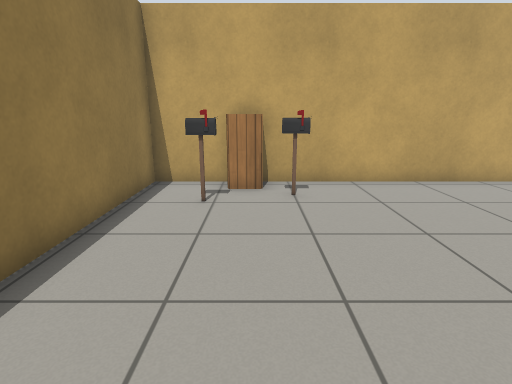
view 1 (above)

24 first-person views from a walk through a world built for the Gazebo simulator. The camera is 1 m above the floor, tilts 14° down and sees 80° across. The lines on the ground mark 1 m squares. The floor is counted in squares, 0.5 m on a side. Each view is taken from the middle of a square. On the plan, view 1 faces up. The plan holds only what a view shows up to about 17 squares ahead; the rest is blank. Gazebo's built-in surfaces are drawn with simple patterns. Simple shapes stand in for some stock models.

view 2
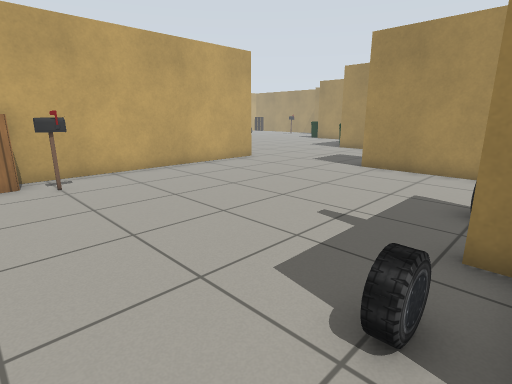

view 3
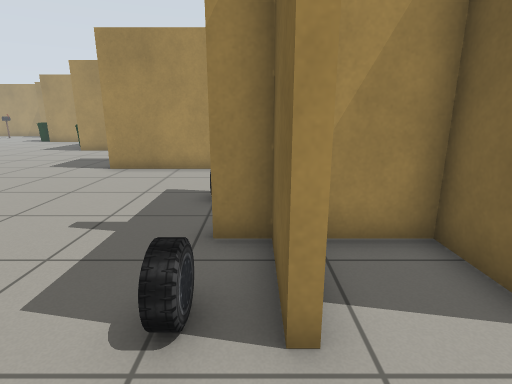

view 4
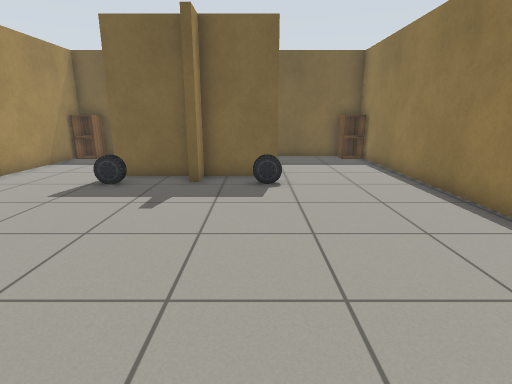

view 5
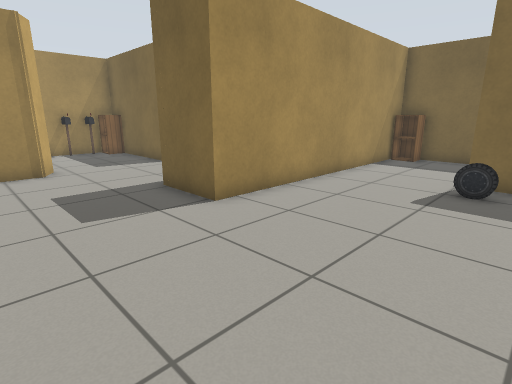

view 6
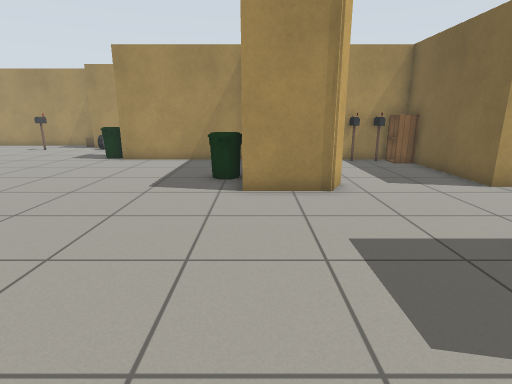

view 7
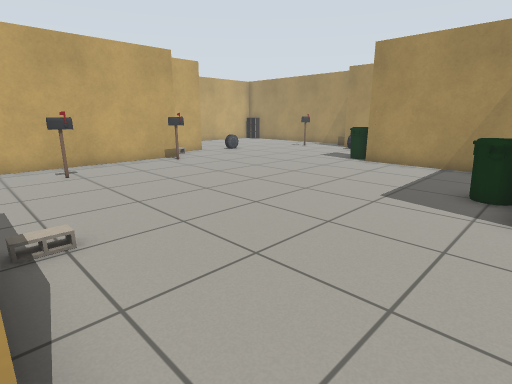

view 8
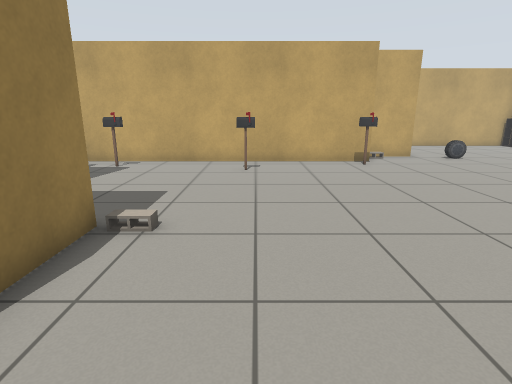

view 9
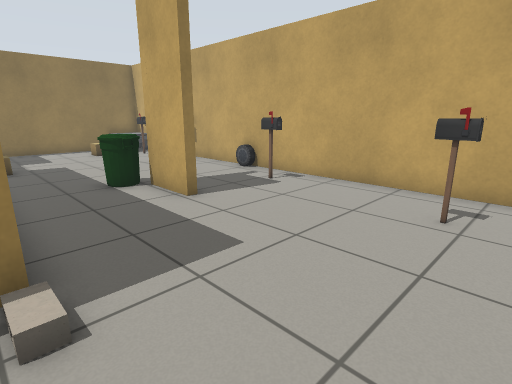

view 10
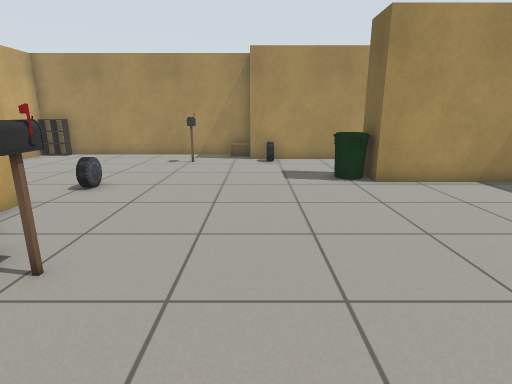

view 11
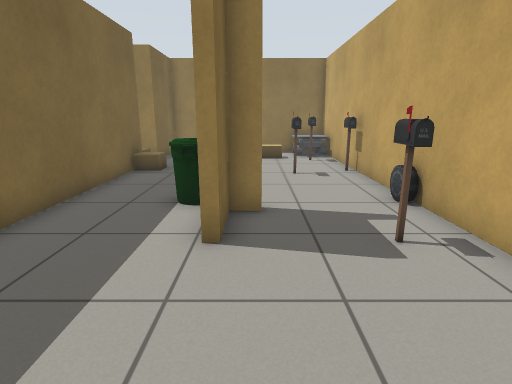

view 12
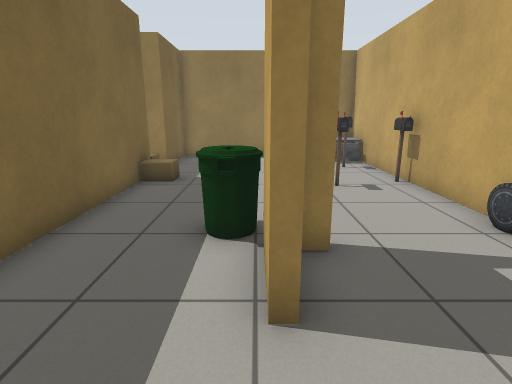

view 13
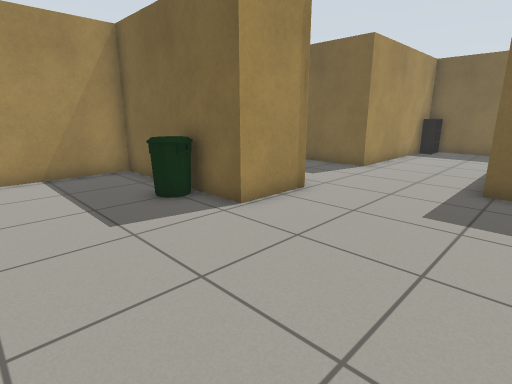

view 14
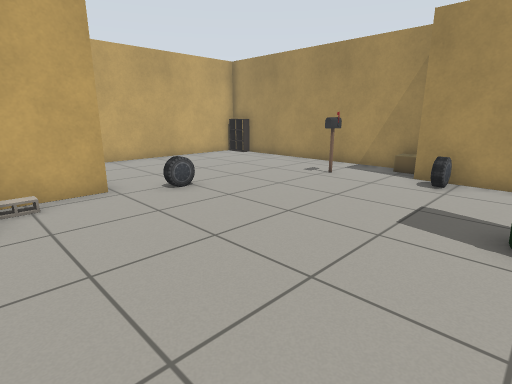

view 15
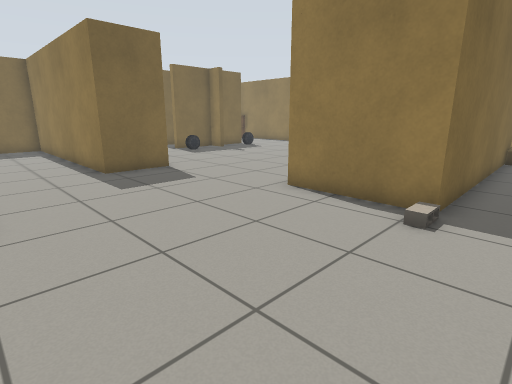

view 16
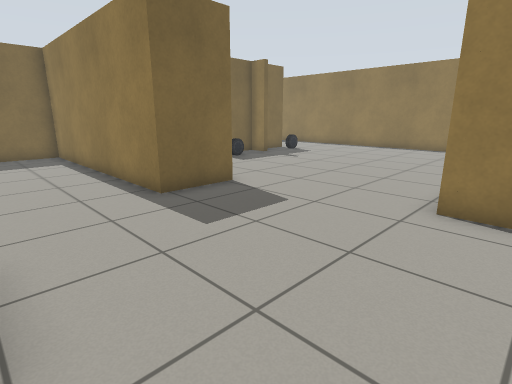

view 17
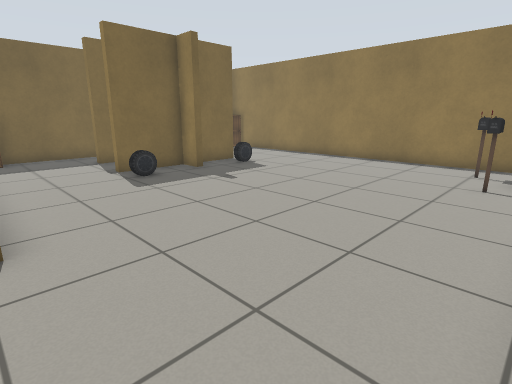

view 18
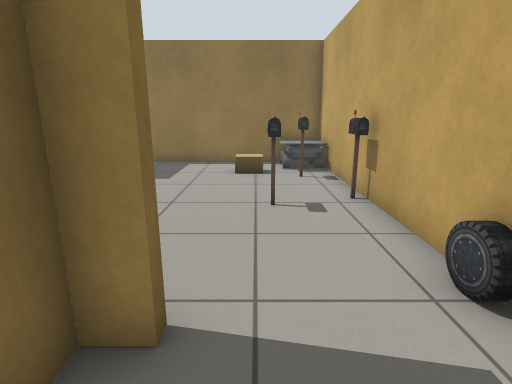

view 19
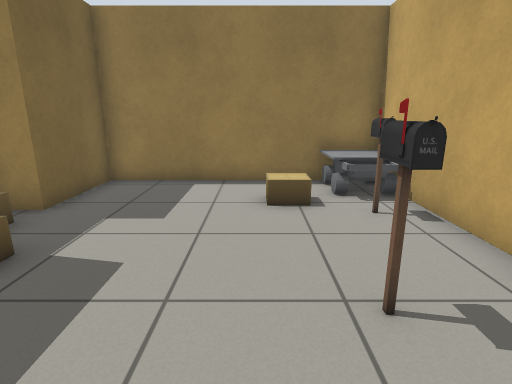

view 20
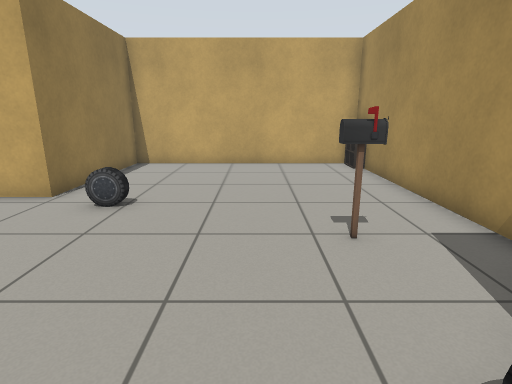

view 21
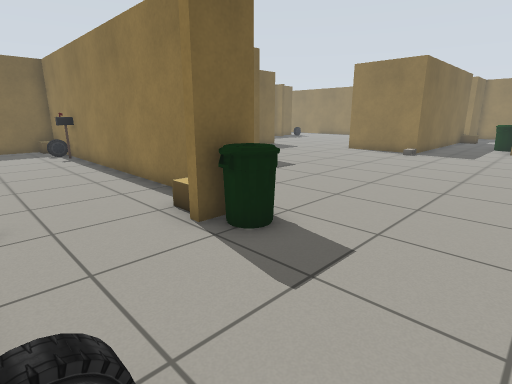

view 22
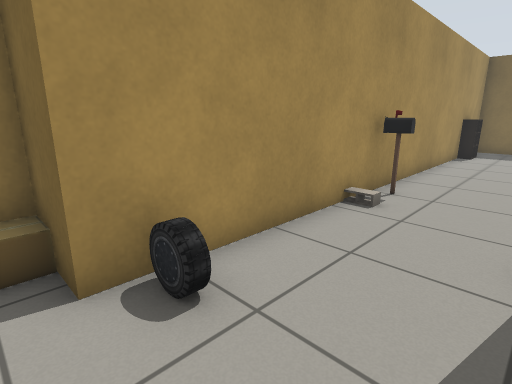

view 23
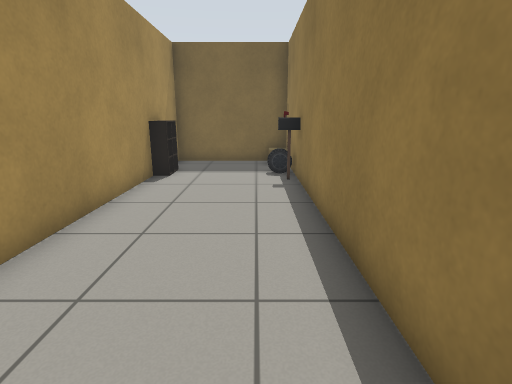

view 24
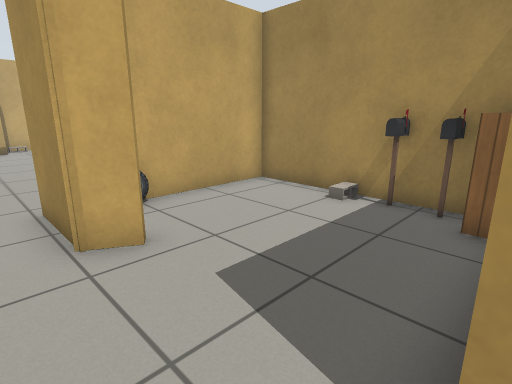

### Floor plan
Ten units are one square. View 1 is at (0, 0); x grows to the right and y downward. Boxes are objects, and circles mark ways between rooms. Rooms are numbered by the first view taken in them; rooms with no view inside come last. Other rooms are left out.
<svg viewBox="-61 -297 371 367">
<path fill="none" stroke="#000" d="M41 12 41 23 69 23M12 23 38 23 38 12M21 50 38 50 38 31M59 50 65 50M-14 -94 -32 -94 -32 55M107 45 107 -37M100 -94 4 -94M182 -218 -56 -218 -56 -134 -24 -134 -24 -125M57 -183 57 -174 74 -174 74 -171 55 -171M180 -54 171 -59 171 -84 233 -84 233 -143 248 -143M107 -37 132 -37 132 65 176 65 176 -12M285 -146 285 -183 302 -183 302 -289M-5 -134 100 -134 100 -94M302 -292 208 -292 208 -235 182 -235M298 -278 298 -290M169 52 175 52M236 -6 236 19 285 19 285 -146M236 -121 236 -25M248 -143 248 -139M280 -4 280 -17 286 -17M233 -44 233 -81 194 -81M176 -12 233 -12"/>
<rect x="-25" y="-75" width="20" height="10" fill="#bbb"><title>postbox</title></rect>
<rect x="-15" y="-95" width="20" height="20" fill="#bbb"><title>cabinet</title></rect>
<rect x="5" y="5" width="20" height="10" fill="#bbb"><title>car</title></rect>
<rect x="5" y="-85" width="10" height="10" fill="#bbb"><title>postbox</title></rect>
<rect x="55" y="5" width="20" height="10" fill="#bbb"><title>car</title></rect>
<rect x="-55" y="-215" width="30" height="20" fill="#bbb"><title>other object</title></rect>
<rect x="-45" y="-195" width="20" height="20" fill="#bbb"><title>cardboard box</title></rect>
<rect x="-25" y="-215" width="10" height="20" fill="#bbb"><title>postbox</title></rect>
<rect x="-15" y="-135" width="10" height="10" fill="#bbb"><title>cardboard box</title></rect>
<rect x="-5" y="-145" width="20" height="10" fill="#bbb"><title>cardboard box</title></rect>
<rect x="5" y="-205" width="10" height="20" fill="#bbb"><title>postbox</title></rect>
<rect x="5" y="-215" width="10" height="10" fill="#bbb"><title>postbox</title></rect>
<rect x="35" y="-175" width="20" height="20" fill="#bbb"><title>bin</title></rect>
<rect x="45" y="-225" width="10" height="20" fill="#bbb"><title>car</title></rect>
<rect x="65" y="-205" width="10" height="10" fill="#bbb"><title>postbox</title></rect>
<rect x="105" y="-135" width="10" height="10" fill="#bbb"><title>cinder block</title></rect>
<rect x="115" y="-205" width="20" height="20" fill="#bbb"><title>postbox</title></rect>
<rect x="165" y="-215" width="20" height="10" fill="#bbb"><title>postbox</title></rect>
<rect x="185" y="-105" width="20" height="20" fill="#bbb"><title>bin</title></rect>
<rect x="215" y="-235" width="20" height="10" fill="#bbb"><title>car</title></rect>
<rect x="225" y="-155" width="30" height="10" fill="#bbb"><title>bin</title></rect>
<rect x="265" y="-215" width="20" height="10" fill="#bbb"><title>postbox</title></rect>
<rect x="275" y="-185" width="10" height="20" fill="#bbb"><title>car</title></rect>
<rect x="285" y="-195" width="20" height="10" fill="#bbb"><title>cardboard box</title></rect>
<rect x="235" y="5" width="10" height="10" fill="#bbb"><title>other object</title></rect>
<rect x="235" y="-15" width="20" height="10" fill="#bbb"><title>car</title></rect>
<rect x="235" y="-25" width="10" height="10" fill="#bbb"><title>postbox</title></rect>
<rect x="235" y="-135" width="20" height="10" fill="#bbb"><title>cardboard box</title></rect>
<rect x="275" y="-115" width="10" height="10" fill="#bbb"><title>postbox</title></rect>
<rect x="275" y="-125" width="10" height="10" fill="#bbb"><title>cinder block</title></rect>
<rect x="185" y="-85" width="10" height="10" fill="#bbb"><title>other object</title></rect>
<rect x="215" y="-25" width="20" height="10" fill="#bbb"><title>cabinet</title></rect>
<rect x="225" y="-35" width="10" height="10" fill="#bbb"><title>postbox</title></rect>
<rect x="225" y="-45" width="10" height="10" fill="#bbb"><title>postbox</title></rect>
<circle cx="102" cy="-65" r="3" fill="#2a7"/>
<circle cx="270" cy="-140" r="3" fill="#2a7"/>
<circle cx="180" cy="-35" r="3" fill="#2a7"/>
<text x="40" y="-20">1</text>
<text x="140" y="-150">2</text>
<text x="260" y="-60">3</text>
<text x="200" y="-40">4</text>
</svg>
Room 1 opens to room 2. Room 2 opens to room 3. Room 2 opens to room 4.

Where each view was taken, in squares from view 1:
view 1: 0 up, 0 right, facing up
view 2: 2 down, 1 left, facing up-right
view 3: 2 down, 1 left, facing right
view 4: 8 up, 2 right, facing down
view 5: 8 up, 5 right, facing down-right
view 6: 8 up, 9 right, facing right
view 7: 8 up, 10 right, facing up-right
view 8: 8 up, 13 right, facing up
view 9: 13 up, 14 right, facing up-left
view 10: 18 up, 14 right, facing right
view 11: 18 up, 12 right, facing left
view 12: 17 up, 10 right, facing left
view 13: 13 up, 12 right, facing down-right
view 14: 15 up, 18 right, facing up-right
view 15: 15 up, 17 right, facing down-left
view 16: 11 up, 17 right, facing down-left
view 17: 9 up, 11 right, facing down-left
view 18: 19 up, 8 right, facing left
view 19: 18 up, 4 right, facing left
view 20: 16 up, 26 right, facing up
view 21: 19 up, 28 right, facing down-left
view 22: 19 up, 25 right, facing down-right
view 23: 12 up, 25 right, facing down
view 24: 1 up, 16 right, facing up-right
